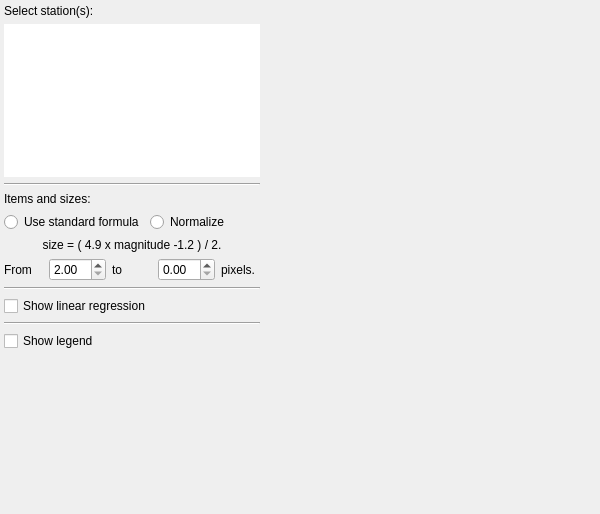
<?xml version="1.0" encoding="UTF-8"?>
<ui version="4.0">
 <class>EventPhaseDuration</class>
 <widget class="QWidget" name="EventPhaseDuration">
  <property name="geometry">
   <rect>
    <x>0</x>
    <y>0</y>
    <width>600</width>
    <height>514</height>
   </rect>
  </property>
  <property name="windowTitle">
   <string>EventPhaseDuration</string>
  </property>
  <layout class="QGridLayout" name="gridLayout_2">
   <property name="margin">
    <number>4</number>
   </property>
   <item row="0" column="0">
    <widget class="QFrame" name="frame">
     <property name="sizePolicy">
      <sizepolicy hsizetype="Fixed" vsizetype="Preferred">
       <horstretch>0</horstretch>
       <verstretch>0</verstretch>
      </sizepolicy>
     </property>
     <property name="frameShape">
      <enum>QFrame::NoFrame</enum>
     </property>
     <property name="frameShadow">
      <enum>QFrame::Raised</enum>
     </property>
     <layout class="QGridLayout" name="gridLayout">
      <property name="margin">
       <number>0</number>
      </property>
      <item row="0" column="0">
       <widget class="QLabel" name="label_2">
        <property name="text">
         <string>Select station(s):</string>
        </property>
       </widget>
      </item>
      <item row="2" column="0">
       <widget class="Line" name="line">
        <property name="orientation">
         <enum>Qt::Horizontal</enum>
        </property>
       </widget>
      </item>
      <item row="3" column="0">
       <widget class="QLabel" name="label">
        <property name="font">
         <font>
          <weight>50</weight>
          <italic>false</italic>
          <bold>false</bold>
         </font>
        </property>
        <property name="text">
         <string>Items and sizes:</string>
        </property>
       </widget>
      </item>
      <item row="4" column="0">
       <layout class="QHBoxLayout" name="horizontalLayout">
        <item>
         <widget class="QRadioButton" name="radioButtonFormula">
          <property name="text">
           <string>Use standard formula</string>
          </property>
         </widget>
        </item>
        <item>
         <widget class="QRadioButton" name="radioButtonNormalize">
          <property name="text">
           <string>Normalize</string>
          </property>
         </widget>
        </item>
       </layout>
      </item>
      <item row="5" column="0">
       <widget class="QLabel" name="labelMagnitudeFormula">
        <property name="text">
         <string>size = ( 4.9 x magnitude -1.2 ) / 2.</string>
        </property>
        <property name="alignment">
         <set>Qt::AlignCenter</set>
        </property>
       </widget>
      </item>
      <item row="6" column="0">
       <widget class="QFrame" name="frameItemSize">
        <property name="frameShape">
         <enum>QFrame::NoFrame</enum>
        </property>
        <property name="frameShadow">
         <enum>QFrame::Raised</enum>
        </property>
        <layout class="QHBoxLayout" name="horizontalLayout_2">
         <property name="margin">
          <number>0</number>
         </property>
         <item>
          <widget class="QLabel" name="label_3">
           <property name="text">
            <string>From</string>
           </property>
          </widget>
         </item>
         <item>
          <widget class="QDoubleSpinBox" name="doubleSpinBoxMinSize">
           <property name="minimum">
            <double>2.000000000000000</double>
           </property>
          </widget>
         </item>
         <item>
          <widget class="QLabel" name="label_4">
           <property name="text">
            <string>to</string>
           </property>
          </widget>
         </item>
         <item>
          <widget class="QDoubleSpinBox" name="doubleSpinBoxMaxSize"/>
         </item>
         <item>
          <widget class="QLabel" name="label_5">
           <property name="text">
            <string>pixels.</string>
           </property>
          </widget>
         </item>
        </layout>
       </widget>
      </item>
      <item row="11" column="0">
       <spacer name="verticalSpacer">
        <property name="orientation">
         <enum>Qt::Vertical</enum>
        </property>
        <property name="sizeHint" stdset="0">
         <size>
          <width>20</width>
          <height>126</height>
         </size>
        </property>
       </spacer>
      </item>
      <item row="7" column="0">
       <widget class="Line" name="line_3">
        <property name="orientation">
         <enum>Qt::Horizontal</enum>
        </property>
       </widget>
      </item>
      <item row="8" column="0">
       <widget class="QCheckBox" name="checkBoxShowLinearRegression">
        <property name="text">
         <string>Show linear regression</string>
        </property>
       </widget>
      </item>
      <item row="9" column="0">
       <widget class="Line" name="line_2">
        <property name="orientation">
         <enum>Qt::Horizontal</enum>
        </property>
       </widget>
      </item>
      <item row="10" column="0">
       <widget class="QCheckBox" name="checkBoxShowLegend">
        <property name="text">
         <string>Show legend</string>
        </property>
       </widget>
      </item>
      <item row="12" column="0">
       <widget class="QFrame" name="frameToolBox">
        <property name="sizePolicy">
         <sizepolicy hsizetype="Preferred" vsizetype="Fixed">
          <horstretch>0</horstretch>
          <verstretch>0</verstretch>
         </sizepolicy>
        </property>
        <property name="minimumSize">
         <size>
          <width>0</width>
          <height>65</height>
         </size>
        </property>
        <property name="frameShape">
         <enum>QFrame::NoFrame</enum>
        </property>
        <property name="frameShadow">
         <enum>QFrame::Raised</enum>
        </property>
       </widget>
      </item>
      <item row="1" column="0">
       <widget class="QTableWidget" name="tableWidgetStations">
        <property name="frameShape">
         <enum>QFrame::NoFrame</enum>
        </property>
       </widget>
      </item>
     </layout>
    </widget>
   </item>
   <item row="0" column="1">
    <widget class="QFrame" name="framePlot">
     <property name="frameShape">
      <enum>QFrame::NoFrame</enum>
     </property>
     <property name="frameShadow">
      <enum>QFrame::Raised</enum>
     </property>
    </widget>
   </item>
  </layout>
 </widget>
 <layoutdefault spacing="6" margin="11"/>
 <resources/>
 <connections/>
</ui>
